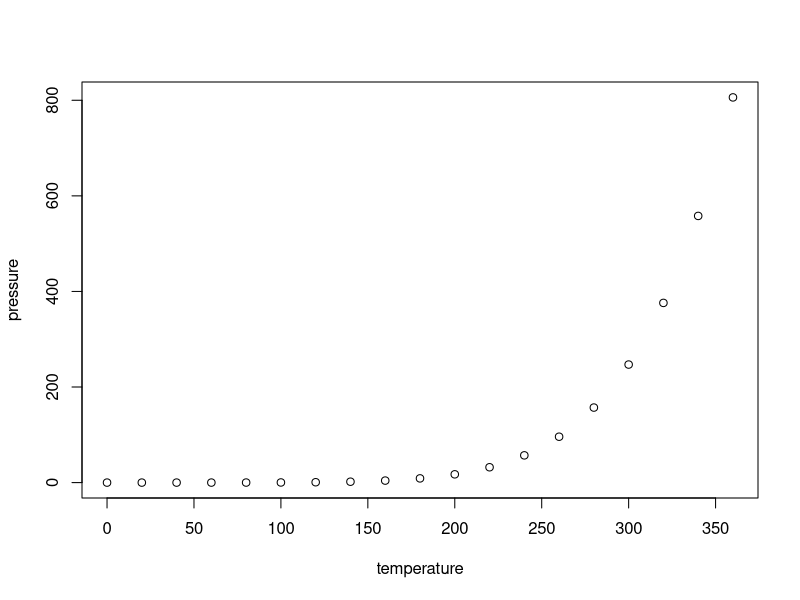
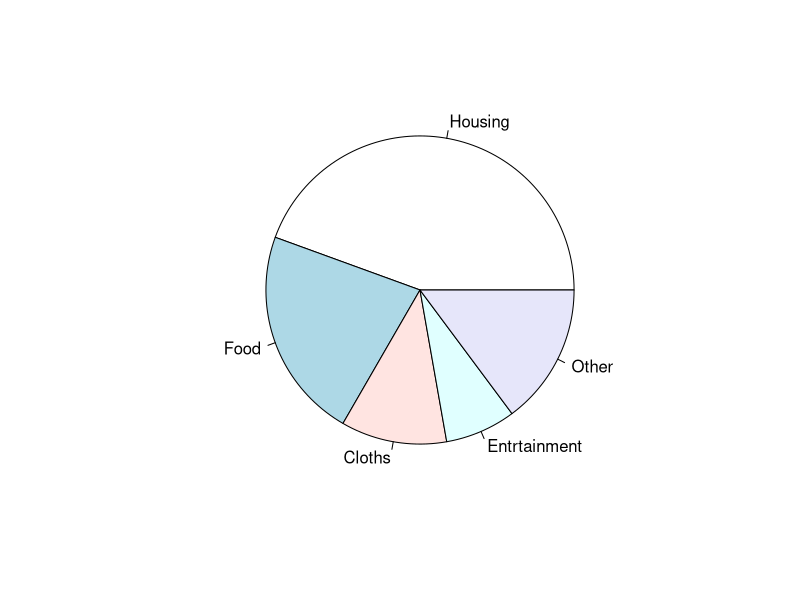
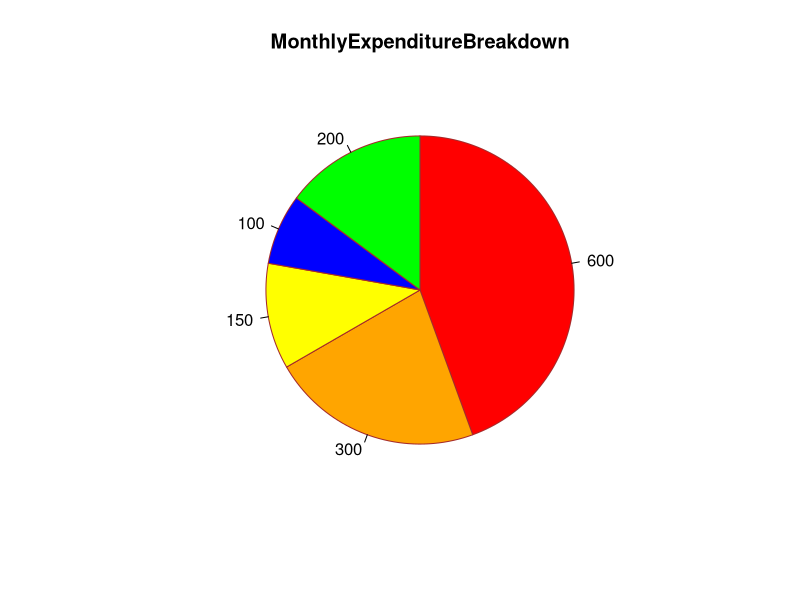
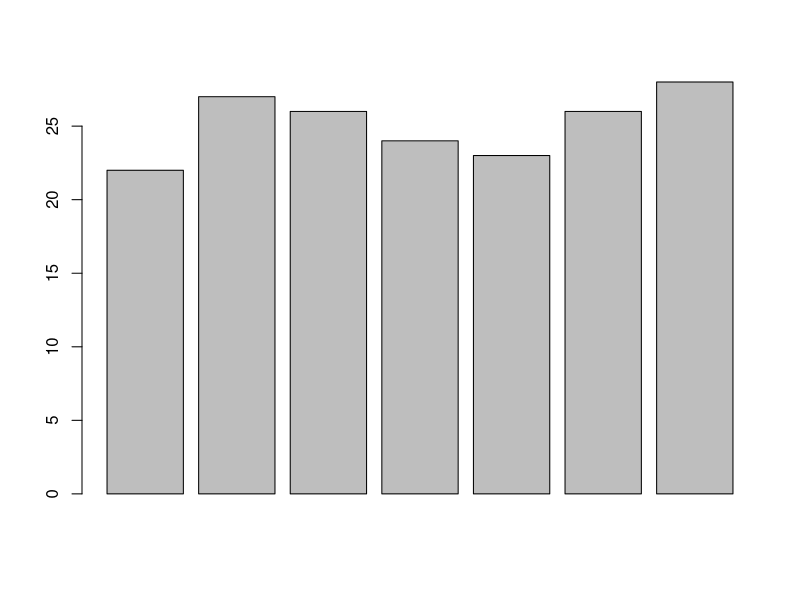
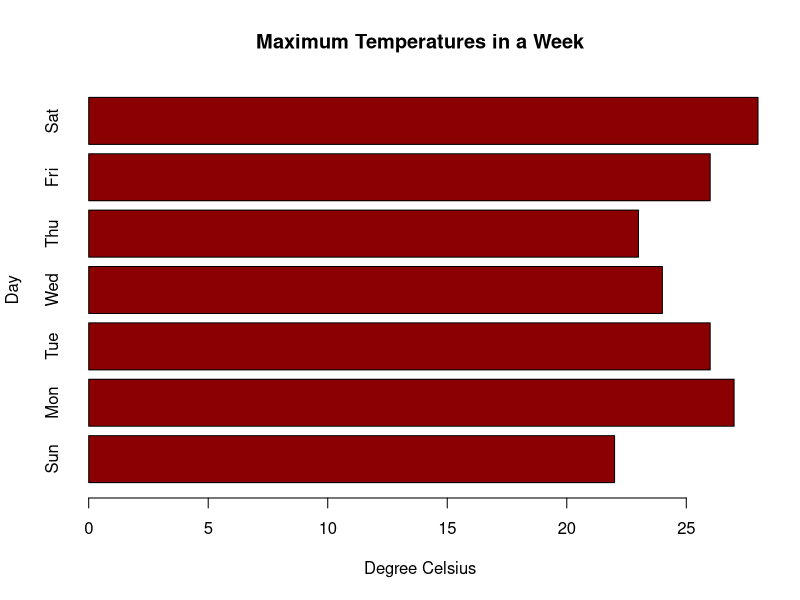

These figures' R source, in order:
## ---- chunk 1
knitr::opts_chunk$set(echo = TRUE)
## ---- chunk 2
summary(cars)
## ---- chunk 3
plot(pressure)
## ---- chunk 4
expenditure <- c("Housing"=600, "Food"=300,"Cloths"=150,"Entrtainment"=100,"Other "=200)
expenditure
pie(expenditure)
## ---- chunk 5
pie(expenditure,
    labels=as.character(expenditure),
    main="MonthlyExpenditureBreakdown",
    col=c("red","orange","yellow","blue","green"),
    border="brown",clockwise=TRUE)
## ---- chunk 6
max.temp <- c(22, 27, 26, 24, 23, 26, 28)
barplot(max.temp)
## ---- chunk 7
# barchart with added parameters
barplot(max.temp,
main = "Maximum Temperatures in a Week",
xlab = "Degree Celsius",
ylab = "Day",
names.arg = c("Sun", "Mon", "Tue", "Wed", "Thu", "Fri", "Sat"),
col = "darkred",
horiz = TRUE)
